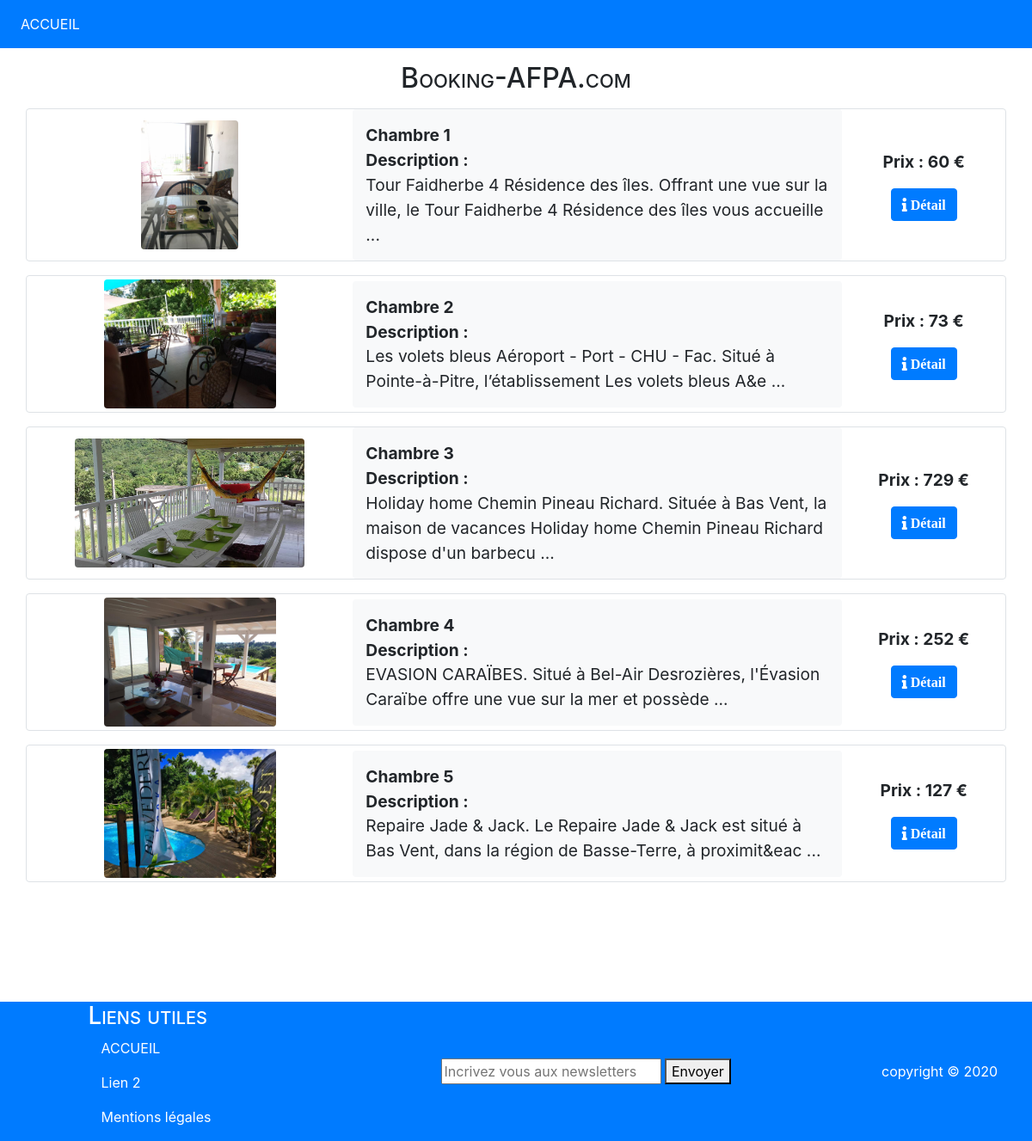
The page / on the database its author committed.
### tables this page shows
CREATE TABLE `chambre` (
  `numChambre` int(11) NOT NULL,
  `prix` int(11) NOT NULL,
  `nbLits` int(11) NOT NULL,
  `nbPers` int(11) NOT NULL,
  `confort` varchar(300) NOT NULL,
  `image` varchar(50) NOT NULL,
  `description` varchar(1500) NOT NULL
);

### controllers/frontend/PublicController.php (called while the page is built, shortened)
<?php
require_once('./models/Chambre.class.php');
class PublicController extends Controller
{
    private $driver;
    public function __construct($base)
    {
        $this->driver = new FrontDriver($base);
    }
    public function accueil()
    {
        $data = $this->driver->listeChambre();
        require_once('./views/frontend/accueil.php');
    }
}

### index.php (called while the page is built)
<?php
require('./app/Router.php');
$router = new Router($base);
$router->reqUrl();

### models/Driver.php (called while the page is built, shortened)
<?php
abstract class Driver
{
    protected $base;
    public function __construct($base)
    {
        $this->base = $base;
    }
    public function listeChambre()
    {
        $sql = "SELECT * FROM chambre";
        $res = $this->base->prepare($sql);
        $res->execute();
        $rows = $res->fetchAll(PDO::FETCH_OBJ);
        $data = [];
        $compteur = 0;
        foreach($rows as $row)
        {
            $ch = new Chambre();
            $ch->setNumChambre($row->numChambre);
            $ch->setPrix($row->prix);
            $ch->setNbLits($row->nbLits);
            $ch->setNbPers($row->nbPers);
            $ch->setConfort($row->confort);
            $ch->setImage($row->image);
            $ch->setDescription(strlen($row->description) > 150 ? substr($row->description, 0, 150)." ..." : $row->description);
            $data[$compteur++] = $ch;
        }
        return $data;
    }
}

### models/Chambre.class.php (called while the page is built, shortened)
<?php
class Chambre
{
    private $numChambre;
    private $prix;
    private $image;
    private $description;
    public function getDescription() {
        return $this->description;
    }
    public function setDescription($description) {
        $this->description = $description;
    }
    public function getImage() {
        return $this->image;
    }
    public function setImage($image) {
        $this->image = $image;
    }
    public function getPrix() {
        return $this->prix;
    }
    public function setPrix($prix) {
        $this->prix = $prix;
    }
    public function getNumChambre() {
        return $this->numChambre;
    }
    public function setNumChambre($numChambre) {
        $this->numChambre = $numChambre;
    }
}

### controllers/Controller.php (called while the page is built, shortened)
<?php
abstract class Controller
{
    static public function f_ch_retourBdd($str)
    {
        $str = stripslashes(html_entity_decode($str));
        return $str;
    }
    static public function f_imgAlt($img)
    {
        return substr($img, 0, strrpos($img, '.'));
    }
}

### views/frontend/accueil.php (the view, shortened to what this page needs)
<h2 class="text-center">Booking-AFPA.com</h2>
    <section class="accueil">
        <?php foreach($data as $d) { ?>
        <div class="row align-items-center border rounded my-3">
            <div class="divImg col-sm-4 text-center py-1">
                <span><img src="./assets/Img/<?= $d->getImage() ?>" class="rounded" alt="<?= ChambreController::f_imgAlt($d->getImage()) ?>">
                <br><img src="./assets/Img/<?= $d->getImage() ?>" class="imgHov rounded" alt="<?= ChambreController::f_imgAlt($d->getImage()) ?>"></span>
            </div>
            <div class="col-sm-8">
                <div class="row align-items-center">
                    <div class="col-lg-9 col-md-8 py-3 bg-light rounded">
                        <b>Chambre <?= $d->getNumChambre() ?></b>
                        <br>
                        <b>Description :</b>
                        <br><?= ChambreController::f_ch_retourBdd($d->getDescription()) ?>
                    </div>
                    <div class="col-lg-3 col-md-4 text-center py-3">
                        <div>
                            <b>Prix : <?= $d->getPrix() ?> €</b>
                        </div>
                        <div>
                            <a href="./index.php?action=detail_chambre&chambre=<?= $d->getNumChambre() ?>" class="btn btn-primary text-white mt-3" title="Détails de la Chambre <?= $d->getNumChambre() ?>"><i class="fas fa-info"> Détail</i></a>
                        </div>
                    </div>
                </div>
            </div>
        </div>
        <?php } ?>
    </section>
<?php
$contenu = ob_get_clean();
require_once('./views/gabarit.php');

### app/Router.php (shortened to what this page needs)
<?php
require_once('./controllers/Controller.php');
require_once('./controllers/backend/ReservationController.php');
require_once('./controllers/frontend/PublicController.php');
class Router
{
    private $ctrChambre;
    private $ctrReserv;
    private $ctrPub;
    private $ctrUser;
    public function __construct($base)
    {
        $this->ctrChambre = new ChambreController($base);
        $this->ctrReserv = new ReservationController($base);
        $this->ctrPub = new PublicController($base);
        $this->ctrUser = new UserController($base);
    }
    public function reqUrl()
    {
        try
        {
            if(isset($_GET['action']))
            {
                if($_GET['action'] == 'list_chambre')
                {
                    if(isset($_POST['search']) && (!empty($_POST['dateArrSearch']) || !empty($_POST['dateDepSearch'])))
                    {
                        $this->ctrChambre->actListeChambreStatut();
                    } else {
                        $this->ctrChambre->actListeChambre();
                    }
                } else if($_GET['action'] == 'ajout_chambre') {
                    $this->ctrChambre->actAddChambre();
                } else if($_GET['action'] == 'detail_chambre') {
                    if(isset($_GET['chambre']))
                        {
                            $nCh = (int)htmlentities(trim($_GET['chambre']));
                            if($nCh !== 0)
                            {
                                $this->ctrPub->actDetailChambre($nCh);
                            }
                        }
                } else if($_GET['action'] == 'del_chambre') {
                    if(isset($_GET['chambre']) && isset($_GET['img']))
                    {
                        $nCh = (int)htmlentities(trim($_GET['chambre']));
                        $img = $_GET['img'];
                        if($nCh !== 0)
                        {
                            $this->ctrChambre->actDeleteChambre($nCh, $img);
                        }
                    }
                } else if($_GET['action'] == 'upd_chambre') {
                    if(isset($_GET['chambre']))
                    {
                        $nCh = (int)htmlentities(trim($_GET['chambre']));
                        if($nCh !== 0)
                        {
                            $this->ctrChambre->actUpdateChambre($nCh);
                        }
                    }
                } else if($_GET['action'] == 'admin') {
                    $this->ctrReserv->actListeReserv();
                } else if($_GET['action'] == 'reservation') {
                    if(isset($_GET['chambre']))
                    {
                        $nCh = (int)trim($_GET['chambre']);
                        if($nCh !== 0)
                        {
                            $this->ctrPub->actReservation($nCh);
                        }
                    }
                } else if($_GET['action'] == 'del_reserv') {
                    if(isset($_GET['client']) && isset($_GET['chambre']))
                    {
                        $nCh = (int)trim($_GET['chambre']);
                        $nCl = (int)trim($_GET['client']);
                        if(($nCh && $nCl) !== 0)
                        {
                            $this->ctrReserv->actDeleteReserv($nCh, $nCl);
                        }
                    }
                } else if($_GET['action'] == 'detail_reserv') {
                    if(isset($_GET['client']) && isset($_GET['chambre']))
                    {
                        $nCh = (int)trim($_GET['chambre']);
                        $nCl = (int)trim($_GET['client']);
                        if(($nCh && $nCl) !== 0)
                        {
                            $this->ctrReserv->actDetailReserv($nCh, $nCl);
                        }
                    }
                } else if($_GET['action'] == 'upd_reserv') {
                    if(isset($_GET['client']) && isset($_GET['chambre']))
                    {
                        $nCh = (int)trim($_GET['chambre']);
                        $nCl = (int)trim($_GET['client']);
                        if(($nCh && $nCl) !== 0)
                        {
                            $this->ctrReserv->actUpdateReserv($nCh, $nCl);
                        }
                    }
                } else if($_GET['action'] == 'login') {
                    $this->ctrUser->actlogin();
                } else if($_GET['action'] == 'logout') {
                    $this->ctrUser->actlogout();
                } else if($_GET['action'] == 'add_user') {
                    $this->ctrUser->actFormUser();
                } else if($_GET['action']=='recap') {
                    if($_SERVER['REQUEST_METHOD'] === 'POST')
                    {
                        $this->ctrPub->payement();
                    } else {
                        $this->ctrPub->checkout();
                    }
                } else {
                    throw new Exception("Action non valide", 1);
                }
            }
            else
            {
                $this->ctrPub->accueil();
            }
        } catch (Exception $e) {
            $this->page404($e->getMessage());
        }
    }
}

### views/gabarit.php (shortened to what this page needs)
<!DOCTYPE html>
<html lang="fr">
<head>
    <link rel="stylesheet" href="https://use.fontawesome.com/releases/v5.7.0/css/all.css">
    <link rel="stylesheet" href="https://maxcdn.bootstrapcdn.com/bootstrap/4.4.1/css/bootstrap.min.css">
    <link rel="stylesheet" href='./assets/css/PDO_TP_styles.css'>
</head>
<body class="container">
    <header>
        <nav id="navHead" class="navbar navbar-expand-sm bg-primary navbar-dark fixed-top mb-5 justify-content-between">
            <ul class="navbar-nav">
                <li class="nav-item active">
                    <a class="nav-link" href="./index.php">ACCUEIL</a>
                </li>
            </ul>
        </nav>
    </header>
    <main>
    <?php if(isset($contenu)) { echo $contenu; } else { echo 'Erreur de l\'ajout du contenu'; } ?>
    </main>
    <footer>
        <nav id="navFoot" class="navbar-expand-sm bg-primary navbar-dark text-white fixed-bottom">
            <div class="row align-items-center">
                <div class="offset-1 col-4">
                    <h3>Liens utiles</h3>
                    <p class="col"><a class="text-white" href="./index.php">ACCUEIL</a> </p>
                    <p class="col">Lien 2</p>
                    <p class="col">Mentions légales</p>
                </div>
                <div class="col-5">
                    <form action="">
                        <input type="text" name="newsletters" id="" placeholder="Incrivez vous aux newsletters">
                        <button type="submit">Envoyer</button>
                    </form>
                </div>
                <div class="col-2">
                    <div>copyright &copy; 2020</div>
                </div>
            </div>
        </nav>
    </footer>
</body>
</html>

### assets/css/PDO_TP_styles.css (style rules this page uses)
h1, h2, h3 { font-variant: small-caps; }
.accueil, .chDetail, label { font-size: 1.2rem; }
.accueil .divImg img { max-width: 95%; max-height: 150px; }

### rows shown on the page
chambre: image (picture), numChambre "1", Description "Tour Faidherbe 4 Résidence des îles. Offrant une vue sur la ville, le Tour Faidherbe 4 Résidence des îles vous accueille ...", prix "60"
chambre: image (picture), numChambre "2", Description "Les volets bleus Aéroport - Port - CHU - Fac. Situé à Pointe-à-Pitre, l’établissement Les volets bleus A&e ...", prix "73"
chambre: image (picture), numChambre "3", Description "Holiday home Chemin Pineau Richard. Située à Bas Vent, la maison de vacances Holiday home Chemin Pineau Richard dispose d'un barbecu ...", prix "729"
chambre: image (picture), numChambre "4", Description "EVASION CARAÏBES. Situé à Bel-Air Desrozières, l'Évasion Caraïbe offre une vue sur la mer et possède ...", prix "252"
chambre: image (picture), numChambre "5", Description "Repaire Jade & Jack. Le Repaire Jade & Jack est situé à Bas Vent, dans la région de Basse-Terre, à proximit&eac ...", prix "127"
